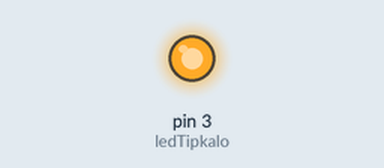
Simulated run of this sketch. Board: Arduino Uno, built with avr-gcc and run on an emulated ATmega328P. Shown: output pins drawn as LEDs (lit = HIGH).

Above: at 0.2 s.
At 14.0 s:
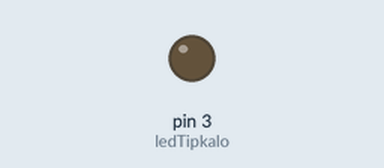
Timing chart, 0 to 21.5 s (numbered marks = the images above):
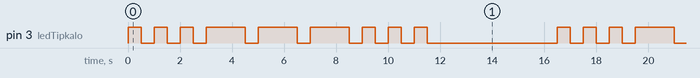

Measured:
- by itself, pin 3 (ledTipkalo): repeats every 16.5 s: 2 × (LOW 0.50 s, HIGH 0.50 s), 3 × (LOW 0.50 s, HIGH 1.5 s), 3 × (LOW 0.50 s, HIGH 0.50 s), LOW 5.0 s, HIGH 0.50 s
- by itself, everything shown: repeats every 16.5 s, in 18 steps

The sketch:

sketch_oct27b.ino
```cpp
int ledTipkalo = 3;


void setup() {
  // put your setup code here, to run once:
  pinMode(3,OUTPUT);


}

void loop() {
  // put your main code here, to run repeatedly:
  //digitalWrite(ledTipkalo,HIGH);
  ledSOS();


}

void ledSOS(){
  digitalWrite(ledTipkalo,HIGH);      // S
  delay(500);
  digitalWrite(ledTipkalo,LOW);
  delay(500);
  digitalWrite(ledTipkalo,HIGH);
  delay(500);
  digitalWrite(ledTipkalo,LOW);
  delay(500);
  digitalWrite(ledTipkalo,HIGH);
  delay(500);
  digitalWrite(ledTipkalo,LOW);
  delay(500);

  digitalWrite(ledTipkalo,HIGH);        // O
  delay(1500);
  digitalWrite(ledTipkalo,LOW);
  delay(500);
  digitalWrite(ledTipkalo,HIGH);
  delay(1500);
  digitalWrite(ledTipkalo,LOW);
  delay(500);
  digitalWrite(ledTipkalo,HIGH);
  delay(1500);
  digitalWrite(ledTipkalo,LOW);
  delay(500);

  digitalWrite(ledTipkalo,HIGH);        // S
  delay(500);
  digitalWrite(ledTipkalo,LOW);
  delay(500);
  digitalWrite(ledTipkalo,HIGH);
  delay(500);
  digitalWrite(ledTipkalo,LOW);
  delay(500);
  digitalWrite(ledTipkalo,HIGH);
  delay(500);
  digitalWrite(ledTipkalo,LOW);
  delay(5000);

}
```
